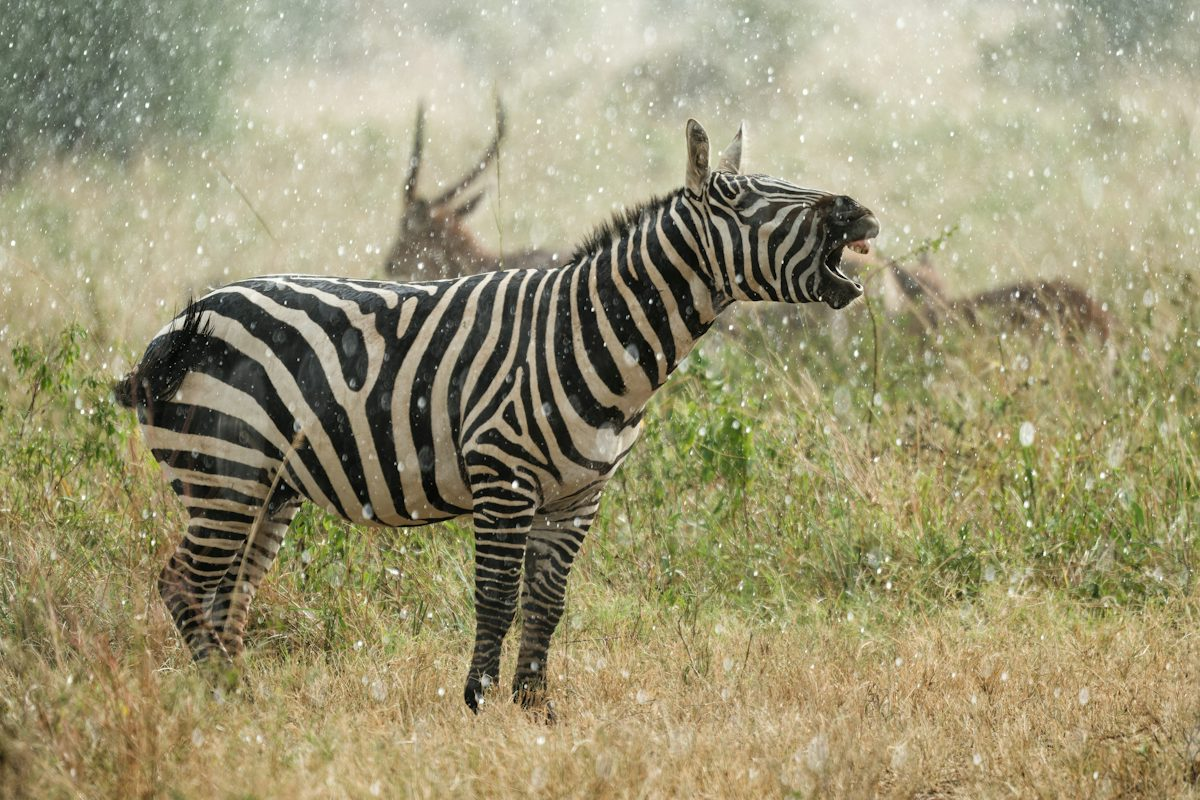
#> input picture Exp1input.jpg, 1200 x 800 px
$ python Exp33.py
#> lines starting #> are read from the running program, lines starting #| are printed output that depends on the picture
import cv2
import numpy as np
from tkinter import Tk, filedialog

Tk().withdraw()
file_path = filedialog.askopenfilename(
    title="Select an Image",
    filetypes=[("Image Files", "*.jpg *.jpeg *.png *.bmp")]
)
#> the answer given: Exp1input.jpg

if not file_path:
    print("No image selected!")
    exit()

img = cv2.imread(file_path)
#> img is the input picture: shape (800, 1200, 3); mean B, G, R 115.6, 149.6, 155.9
if img is None:
    print("Error: Unable to load image!")
    exit()

rows, cols = img.shape[:2]
#> rows = 800; cols = 1200
trans_mat = np.float32([[1, 0, 50], [0, 1, 30]])
translated = cv2.warpAffine(img, trans_mat, (cols, rows))
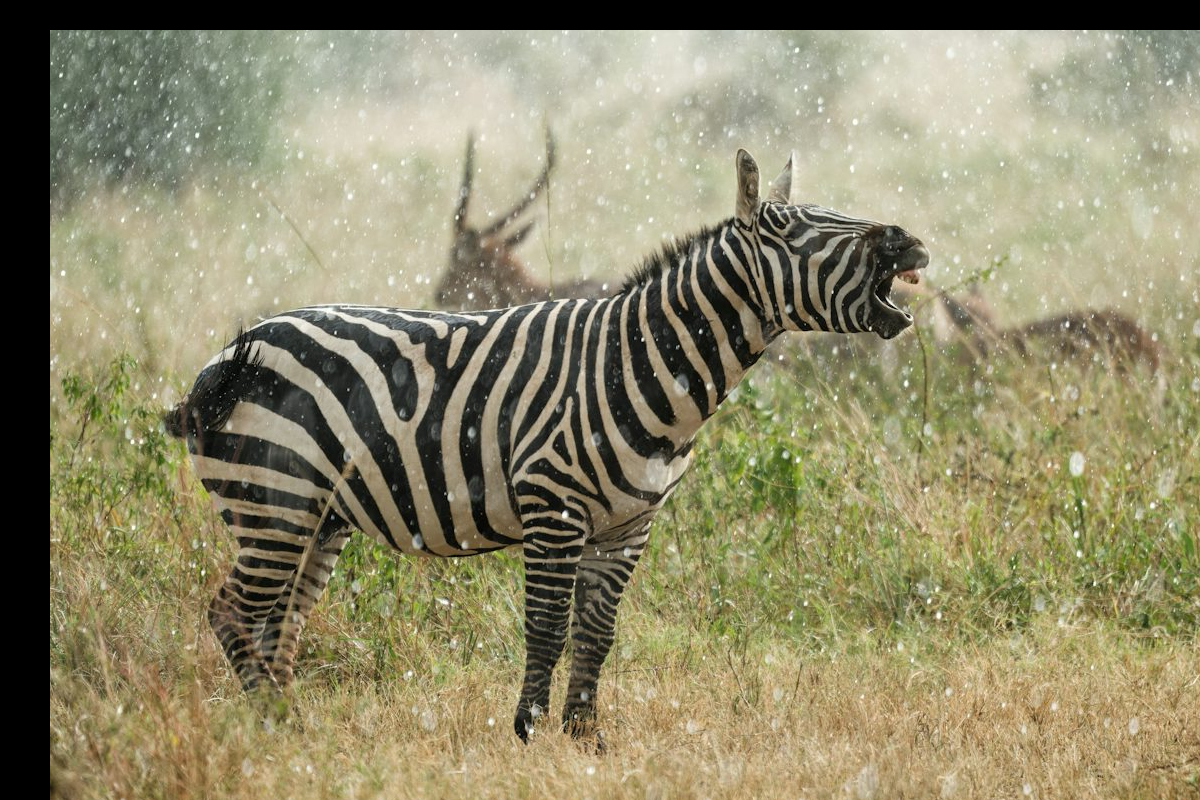
#> translated: shape (800, 1200, 3); mean B, G, R 106.9, 137.5, 142.7

cv2.imshow("Original Image", img)
cv2.imshow("Translated Image", translated)
cv2.waitKey(0)
cv2.destroyAllWindows()

$ run again, on Exp3input.jpg
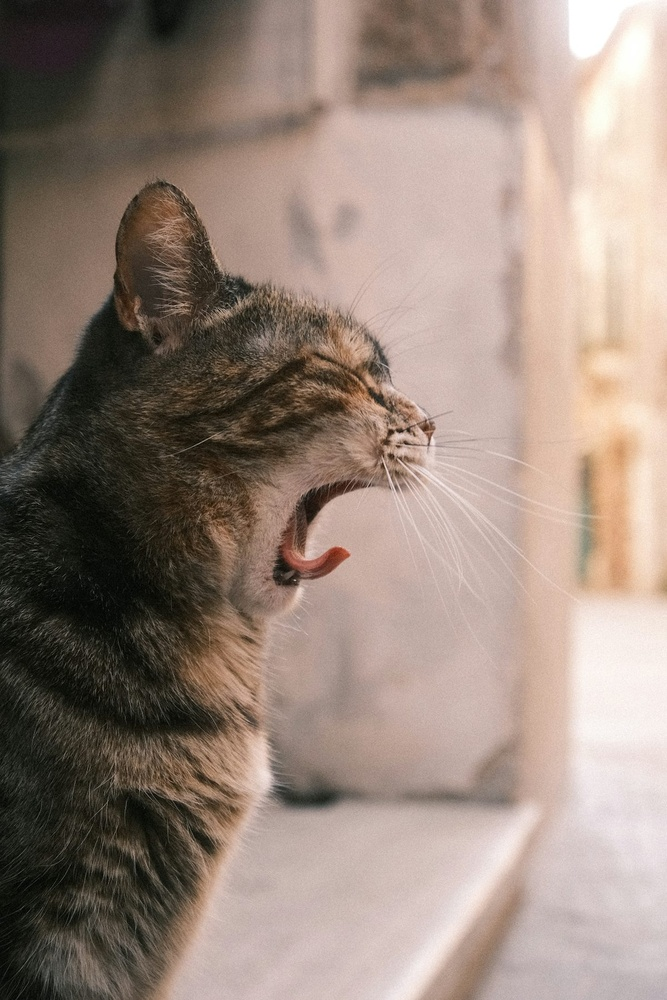
#> input picture Exp3input.jpg, 667 x 1000 px, shrunk from 1200 x 1800 before the run
#> img is the input picture: shape (1000, 667, 3); mean B, G, R 123, 133.8, 151
#> `translated = cv2.warpAffine(img, trans_mat, (cols, rows))`:
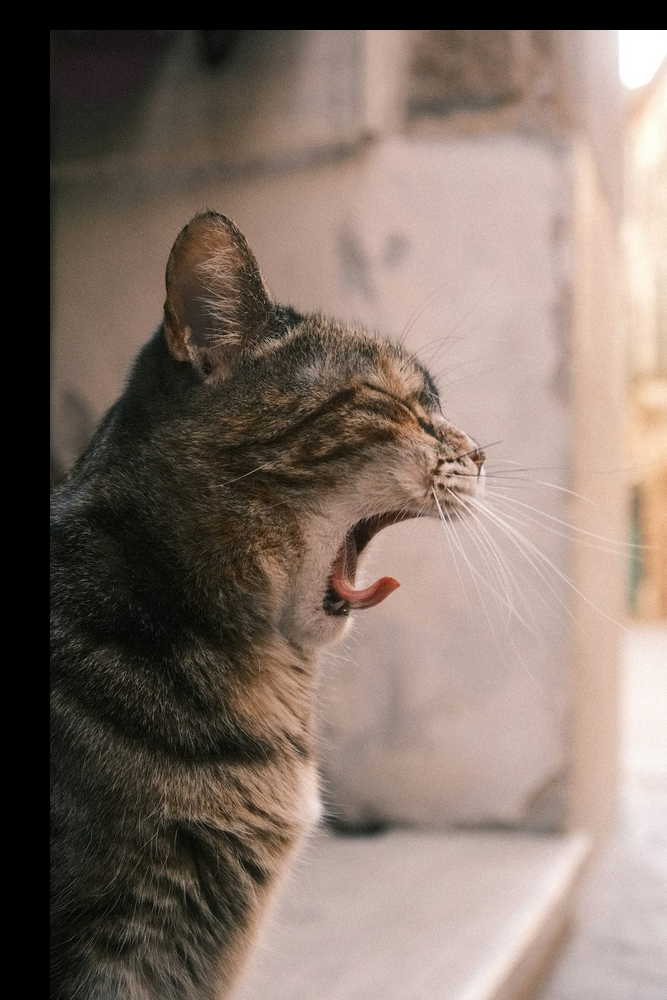
#> translated: shape (1000, 667, 3); mean B, G, R 103.6, 113.3, 128.6

$ run again, on Exp4input.jpg
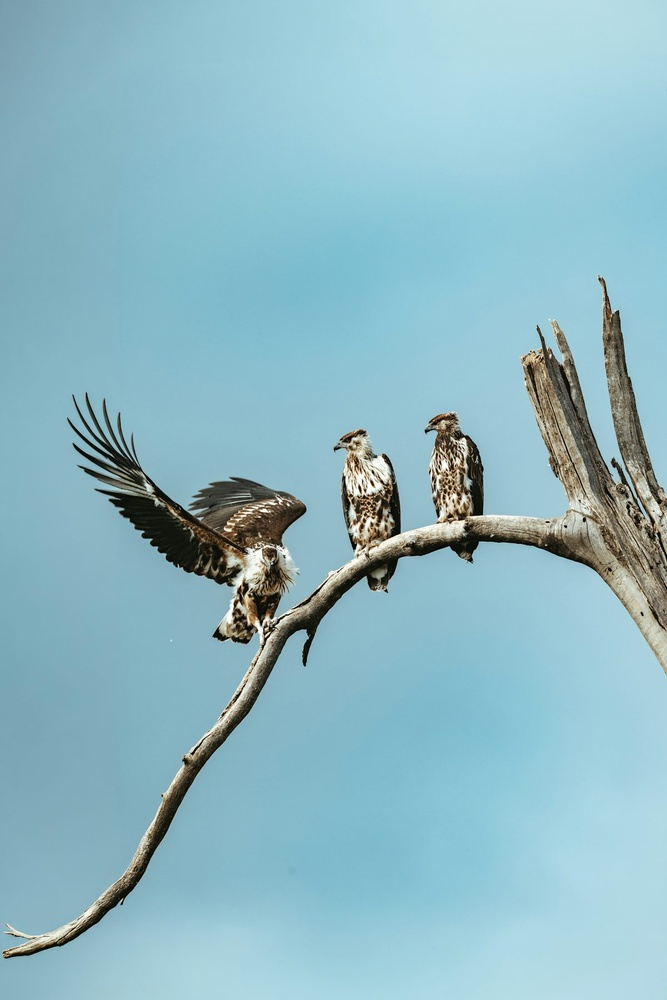
#> input picture Exp4input.jpg, 667 x 1000 px, shrunk from 1200 x 1800 before the run
#> img is the input picture: shape (1000, 667, 3); mean B, G, R 196, 184.6, 141.9
#> `translated = cv2.warpAffine(img, trans_mat, (cols, rows))`:
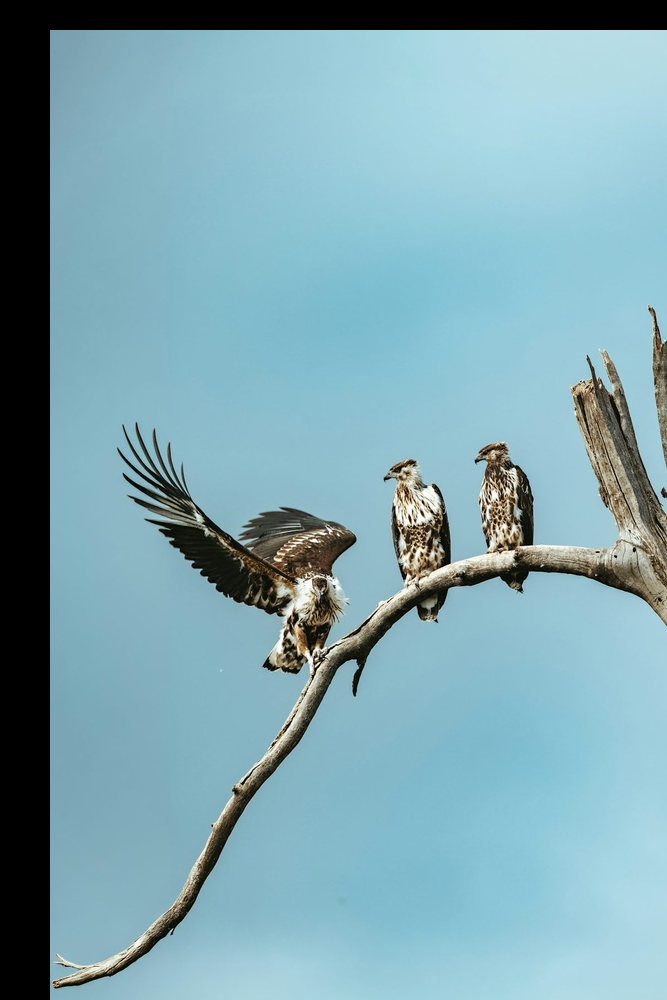
#> translated: shape (1000, 667, 3); mean B, G, R 175, 164.4, 125.5

$ run again, on Exp5input.jpg
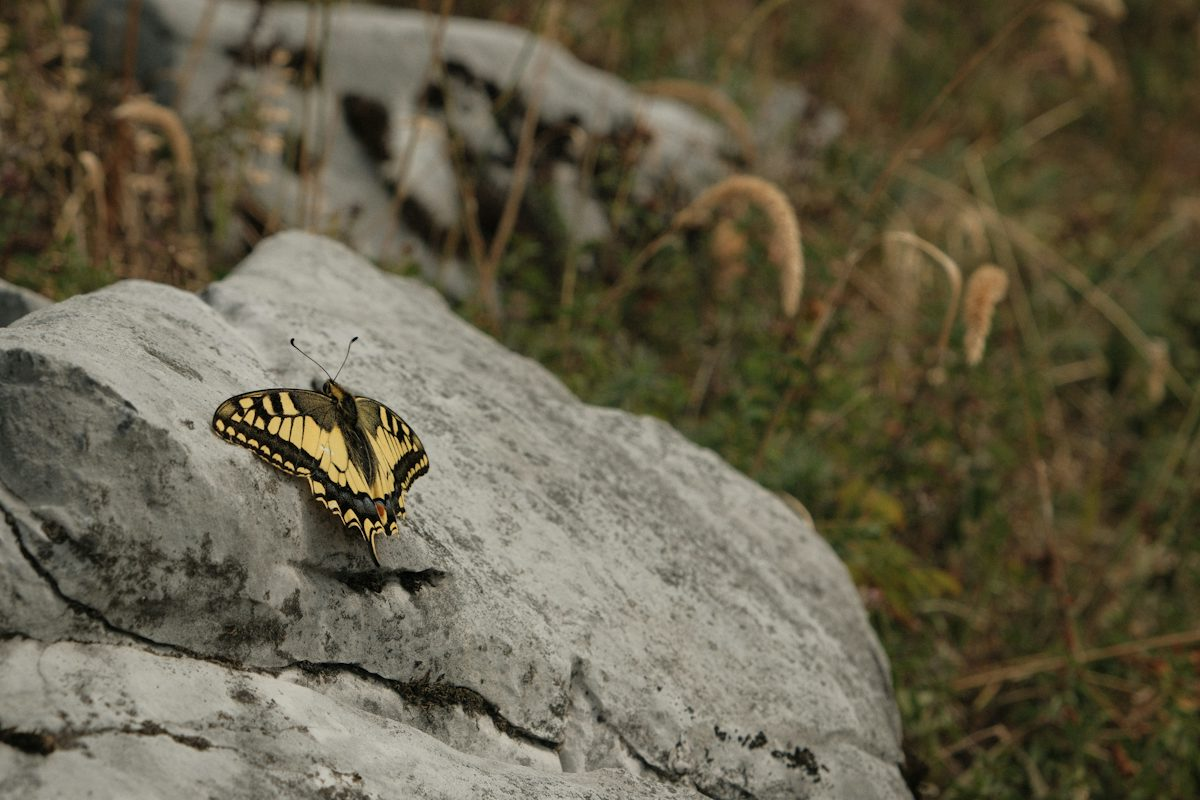
#> input picture Exp5input.jpg, 1200 x 800 px
#> img is the input picture: shape (800, 1200, 3); mean B, G, R 73.4, 94.2, 100.5
#> `translated = cv2.warpAffine(img, trans_mat, (cols, rows))`:
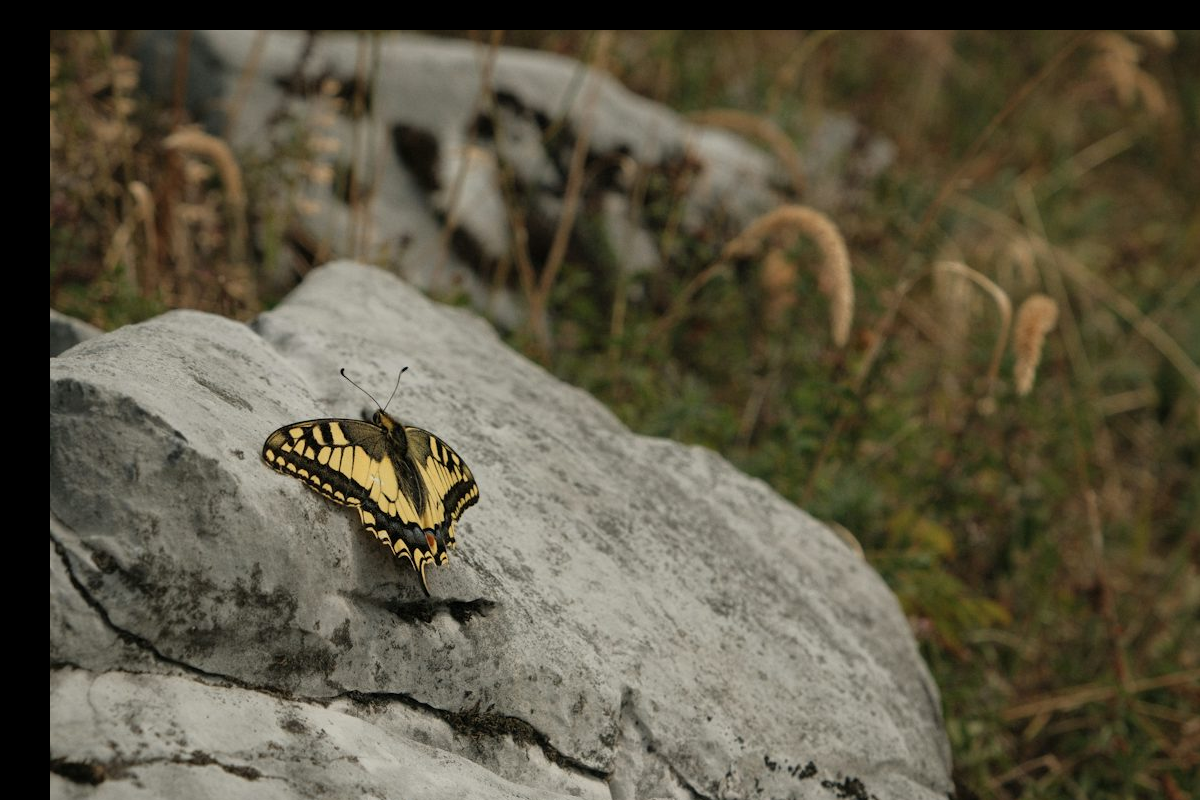
#> translated: shape (800, 1200, 3); mean B, G, R 68.3, 87.4, 93.4
